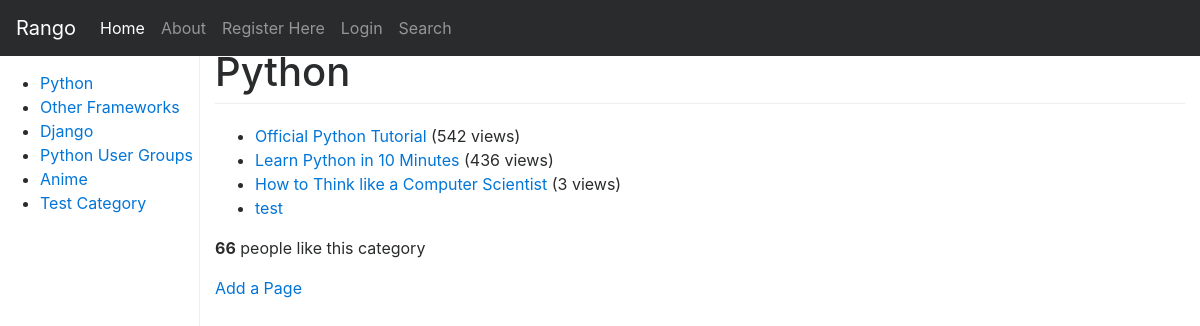
/rango/category/python/, run on the app's committed database.
### rango/models.py (models this page shows, shortened)
class Category(models.Model):
    name = models.CharField(max_length=128, unique=True)
    views = models.IntegerField(default=0)
    likes = models.IntegerField(default=0)
    slug = models.SlugField(unique = True)
    class Meta:
        verbose_name_plural = "categories"

class Page(models.Model):
    category = models.ForeignKey(Category)
    title = models.CharField(max_length=128)
    url = models.URLField()
    views = models.IntegerField(default=0)

### rango/views.py (the view)
# urls.py: url(r'^category/(?P<category_name_slug>[\w\-]+)/$',views.show_category, name='show_category'),
def show_category(request,category_name_slug):
    context_dict = {}
    try:
        category = Category.objects.get(slug=category_name_slug)
        pages = Page.objects.filter(category=category).order_by('-views')
        context_dict['pages'] = pages
        context_dict['category'] = category
    except Category.DoesNotExist:
        context_dict['category'] = None
        context_dict['page'] = None
    return render(request,'rango/category.html', context_dict)

### rango/templatetags/rango_template_tags.py (called while the page is built)
@register.inclusion_tag('rango/cats.html')
def get_category_list():
    return {'cats': Category.objects.all()}

### templates/rango/category.html (shortened to what this page needs)
{% extends 'rango/base.html' %}
{% load staticfiles %}
{% block body_block %}
{% if category %}
<h1>{{ category.name }}</h1>
{% if pages %}
<ul>
  {% for page in pages %}
  <li>
  <a href="{% url 'goto' %}?page_id={{page.id}}">{{ page.title }}</a>
  {% if page.views > 1 %}
  ({{ page.views }} views)
  {% elif page.views == 1 %}
  ({{ page.views }} view)
  {% endif %}
  </li>
  {% endfor %}
</ul>
<p>
<strong id="like_count">{{ category.likes }}</strong> people like this category
</p>
{% else %}
<strong>No pages currently in category.</strong>
{% endif %}
<a href="{% url 'add_page' category.slug %}">Add a Page</a>
{% else %}
The specified category does not exist!
{% endif %}
{% endblock %}

### templates/rango/cats.html
<ul>
{% if cats %}
{% for c in cats %}
<li><a href="{% url 'show_category' c.slug %}">{{ c.name }}</a></li>
{% endfor %}
{% else %}
<li> <strong>There are no category present.</strong></li>
{% endif %}
</ul>

### static/css/dashboard.css (style rules this page uses)
body { padding-top: 50px; }
h1 { margin-bottom: 20px; padding-bottom: 9px; border-bottom: 1px solid #eee; }

### data on the page
Category: name "Python", likes "66"
Category: name "Other Frameworks"
Category: name "Django"
Category: name "Python User Groups"
Category: name "Anime"
Category: name "Test Category"
Page: title "Official Python Tutorial", views "542"
Page: title "Learn Python in 10 Minutes", views "436"
Page: title "How to Think like a Computer Scientist", views "3"
Page: title "test"
